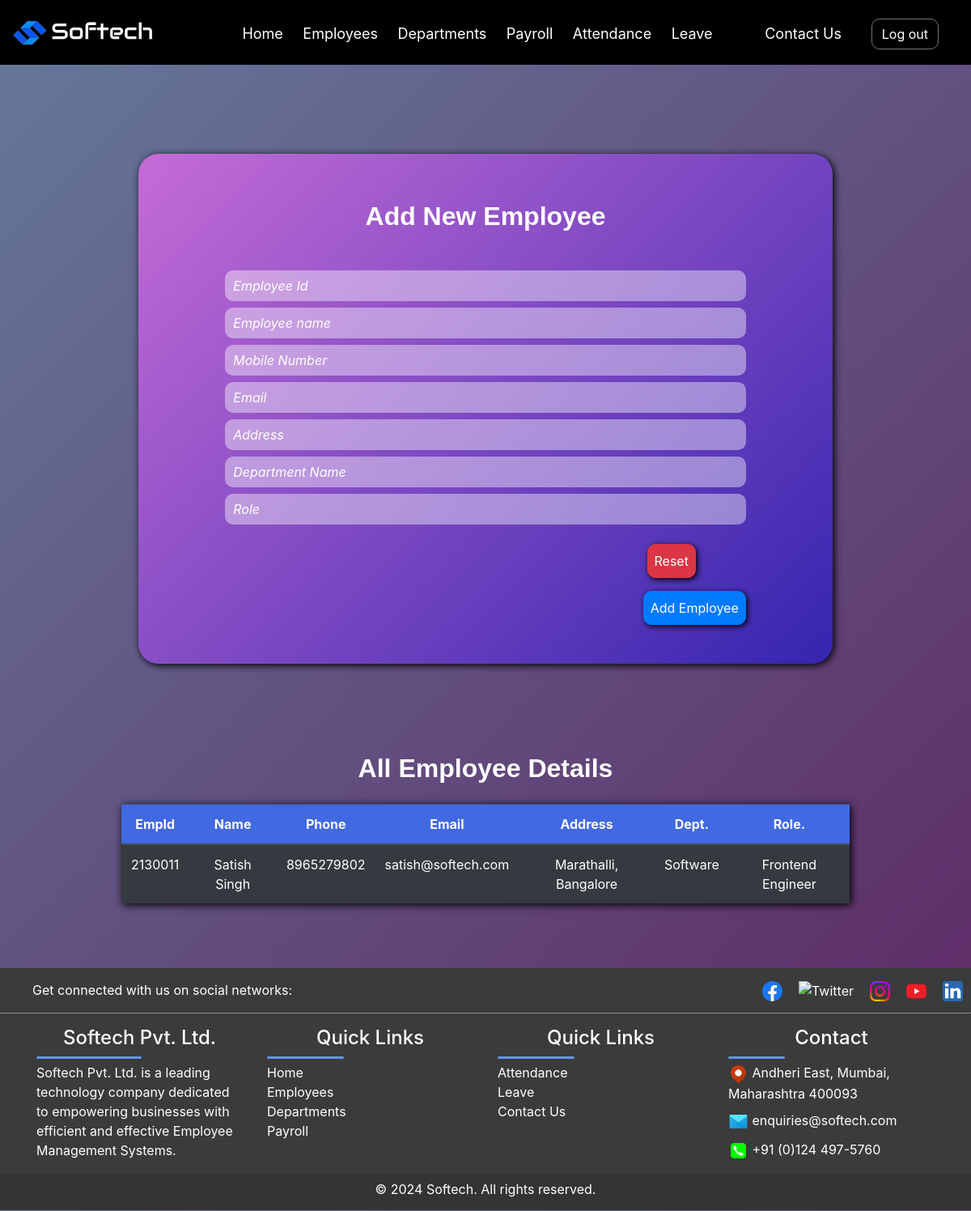
The page /employee on the database as committed earlier.
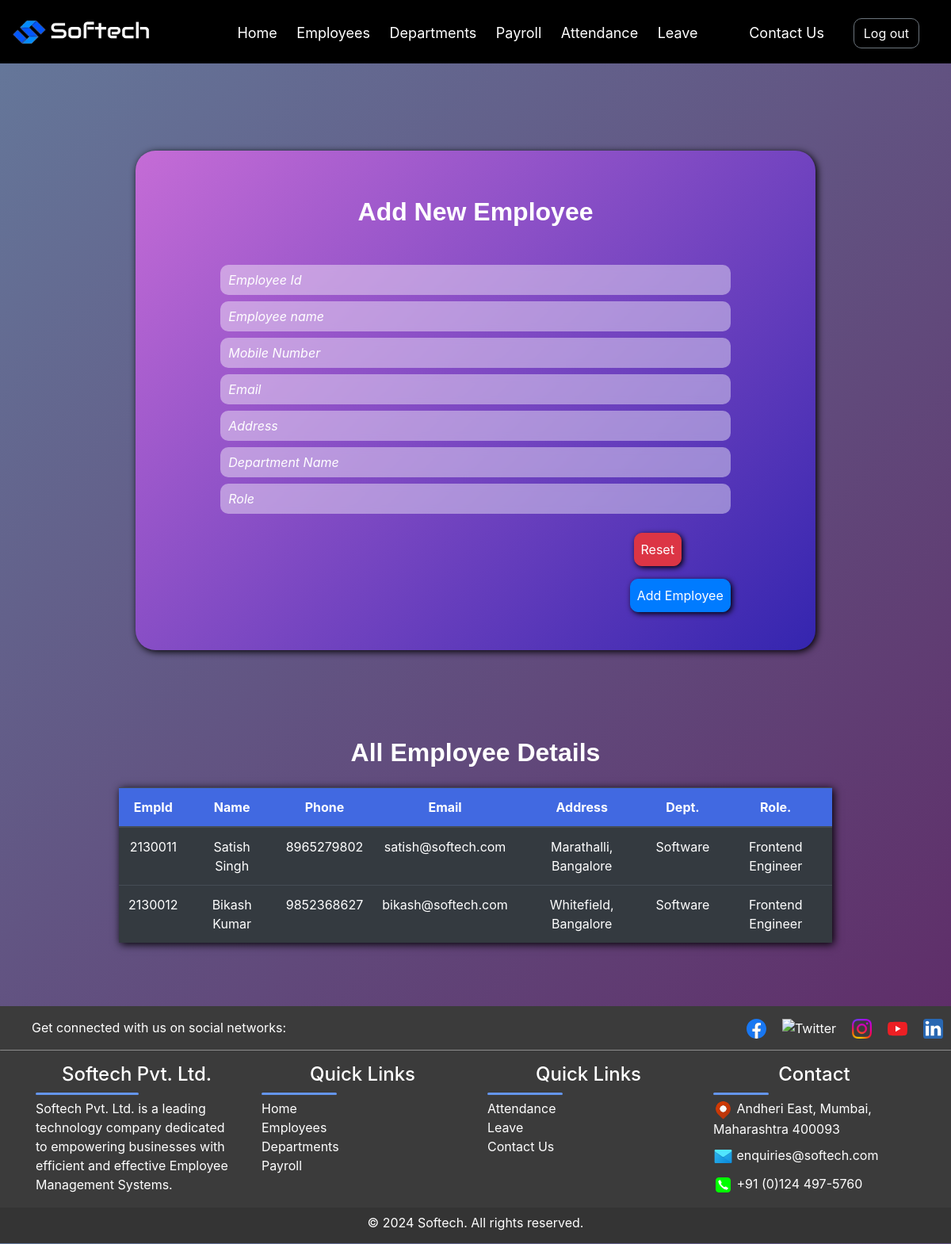
The same page on the database as committed later.
### app/models.py (models this page shows, shortened)
class Employees(models.Model):
      emp_id = models.CharField(max_length=10, primary_key=True)
      emp_name = models.CharField(max_length=100)
      mobile_number = models.CharField(max_length=15)
      email = models.EmailField()
      address = models.TextField()
      department_name = models.ForeignKey(Departments, on_delete=models.CASCADE)
      role = models.CharField(max_length=100)

class Departments(models.Model):
      department_name = models.CharField(max_length=100, primary_key=True)
      department_status = models.CharField(max_length=100)
      def __str__(self):
        return str(self.department_name)

### app/views.py (the view, shortened to what this page needs)
# urls.py: path('employee', views.employee_page,name="employee"),
def employee_page(request):
    employees=Employees.objects.all()
    form=EmployeesForm()
    context = {'form':form,'employee':employees}
    return render(request, 'app/employees.html', context)

### app/templates/app/employees.html (shortened to what this page needs)
{% extends "base_template/base.html" %}
{% load static %}
{% block content %}
         <form method="POST" class="bg-body py-5 text-center" id="formbackground">
            <h2 class="fs-3 fw-bold text-decoration-underline mb-5">Add New Employee</h2>
            {{form.emp_id}}
            {{form.emp_name}}
            {{form.mobile_number}}
            {{form.email}}
            {{form.address}}
            {{form.department_name}}
            {{form.role}}
            <div class="buttons w-75 mx-auto">
               <div class="row g-0">
                  <div class="col-6 text-start">
                  </div>
                  <div class="col-6 text-end">
                     <button class="btn btn-danger mt-3 me-2 p-2" id="resetBtn" style="margin-left: 40%;">Reset</button>
                     <button class="btn btn-primary mt-3 p-2" id="addBtn" type="submit" style="float: right;">Add Employee</button>
                  </div>
               </div>
            </div>
         </form>
         <div class="w-auto mx-auto">
            <h2 class="fs-3 fw-bold text-decoration-underline mb-2 mt-5">All Employee Details</h2>
            <table class="table table-dark table-hover mt-4 mb-5 text-center w-75">
               <thead class="fw-bold">
                  <th>EmpId</th>
                  <th>Name</th>
                  <th>Phone</th>
                  <th>Email</th>
                  <th>Address</th>
                  <th>Dept.</th>
                  <th>Role.</th>
               </thead>
               <tbody id="myTable">
                  {% for e in employee  %}
                  <tr>
                     <td>{{e.emp_id}}</td>
                     <td>{{e.emp_name}}</td>
                     <td>{{e.mobile_number}}</td>
                     <td>{{e.email}}</td>
                     <td>{{e.address}}</td>
                     <td>{{e.department_name}}</td>
                     <td>{{e.role}}</td>
                  </tr>
                  {% endfor %}
               </tbody>
            </table>
         </div>
      {% endblock content %}

Rows that differ between the two databases and show on the page:
added Employees: emp_id "2130012", emp_name "Bikash Kumar", mobile_number "9852368627", email "bikash@softech.com", address "Whitefield, Bangalore", department_name "Software", role "Frontend Engineer"
